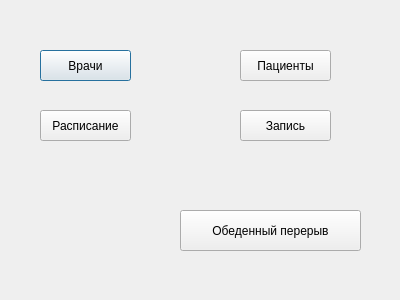
<?xml version="1.0" encoding="UTF-8"?>
<ui version="4.0">
 <class>DialogFix</class>
 <widget class="QDialog" name="DialogFix">
  <property name="geometry">
   <rect>
    <x>0</x>
    <y>0</y>
    <width>400</width>
    <height>300</height>
   </rect>
  </property>
  <property name="windowTitle">
   <string>Настройки</string>
  </property>
  <widget class="QPushButton" name="buttonDoctors">
   <property name="geometry">
    <rect>
     <x>40</x>
     <y>50</y>
     <width>91</width>
     <height>31</height>
    </rect>
   </property>
   <property name="text">
    <string>Врачи</string>
   </property>
  </widget>
  <widget class="QPushButton" name="buttonShedule">
   <property name="geometry">
    <rect>
     <x>40</x>
     <y>110</y>
     <width>91</width>
     <height>31</height>
    </rect>
   </property>
   <property name="text">
    <string>Расписание</string>
   </property>
  </widget>
  <widget class="QPushButton" name="buttonPatients">
   <property name="geometry">
    <rect>
     <x>240</x>
     <y>50</y>
     <width>91</width>
     <height>31</height>
    </rect>
   </property>
   <property name="text">
    <string>Пациенты</string>
   </property>
  </widget>
  <widget class="QPushButton" name="buttonRecord">
   <property name="geometry">
    <rect>
     <x>240</x>
     <y>110</y>
     <width>91</width>
     <height>31</height>
    </rect>
   </property>
   <property name="text">
    <string>Запись</string>
   </property>
  </widget>
  <widget class="QPushButton" name="buttonLunch">
   <property name="geometry">
    <rect>
     <x>180</x>
     <y>210</y>
     <width>181</width>
     <height>41</height>
    </rect>
   </property>
   <property name="text">
    <string>Обеденный перерыв</string>
   </property>
  </widget>
 </widget>
 <resources/>
 <connections/>
</ui>
